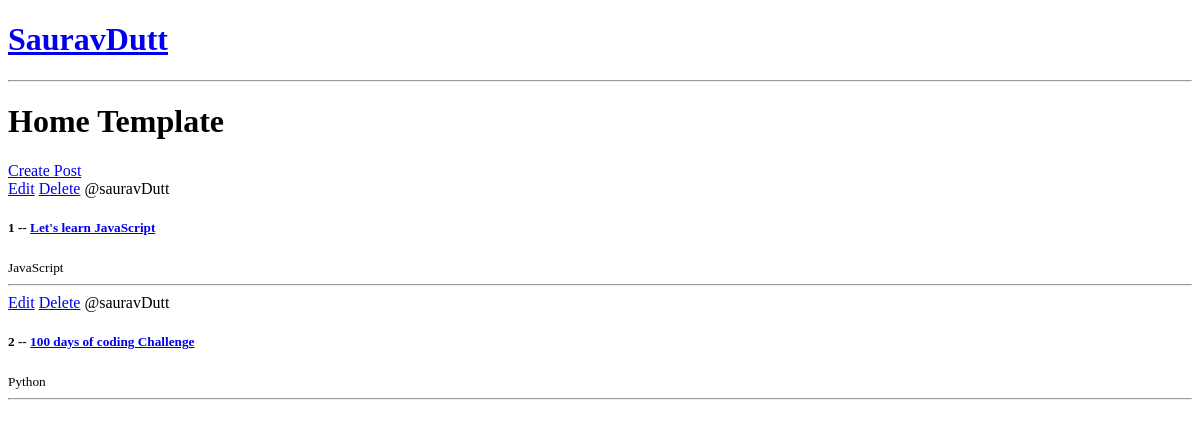
/, run on an earlier commit of the app's database.
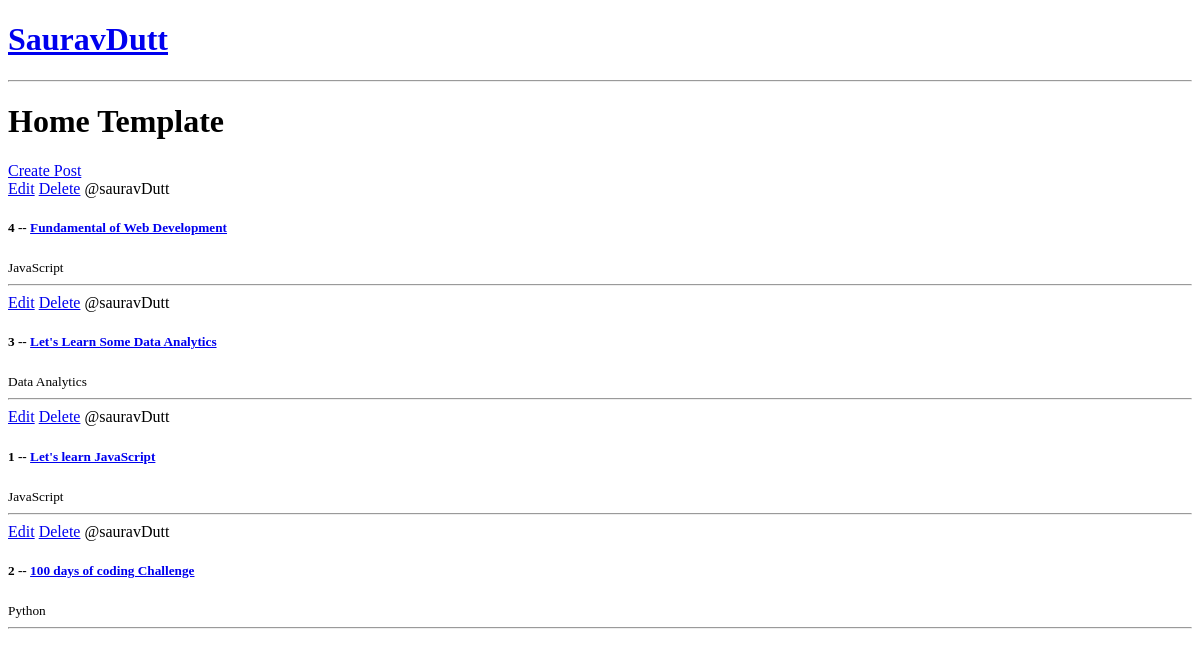
And on a later commit of the database.
### base/models.py (models this page shows, shortened)
class Post(models.Model):
    host = models.ForeignKey(User, on_delete=models.SET_NULL, null=True, blank=True)
    topic = models.ForeignKey(Topic, on_delete=models.SET_NULL, null=True, blank=True)
    title = models.CharField(max_length=255)
    description = models.TextField(null = True, blank = True)
    update = models.DateTimeField(auto_now=True)
    created = models.DateTimeField(auto_now_add=True)
    class Meta:
        ordering = ['-update', '-created']

class Topic(models.Model):
    name = models.CharField(max_length=200)

### base/views.py (the view)
# urls.py: path('', views.home, name="home"),
def home(request):
    posts = Post.objects.all()
    context = {'posts': posts}
    return render(request, 'base/home.html', context)

### base/templates/base/home.html
{% extends 'main.html' %}
{% block content %}
<h1> Home Template</h1>
<div>
    <a href="{% url 'create-post' %}"> Create Post</a>
    <div>
        {% for post in posts %}
        <div>
            <a href="{% url 'update-post' post.id %}">Edit</a>
            <a href="{% url 'delete-post' post.id %}">Delete</a>
            <span>
                @{{post.host.username}}
            </span>
            <h5>
                {{post.id}} -- <a href="{% url 'post' post.id %}" title="target="_blank>{{post.title}} </a>
            </h5>
            <small>{{post.topic.name}}</small>
            <hr>
        </div>
        {% endfor %}
    </div>
</div>
{% endblock %}

### templates/main.html (shortened to what this page needs)
<!DOCTYPE html>
<html lang="en">
<head>
</head>
<body>
    {% include 'navbar.html' %}
    {% block content %}
    {% endblock %}
</body>
</html>

### templates/navbar.html
<a href="/">
    <h1>SauravDutt</h1>
</a>
<hr>

What changed in the data, as far as the page shows it:
added Post: host.username "sauravDutt", id "4", title "Fundamental of Web Development", topic.name "JavaScript"
added Post: host.username "sauravDutt", id "3", title "Let's Learn Some Data Analytics", topic.name "Data Analytics"
